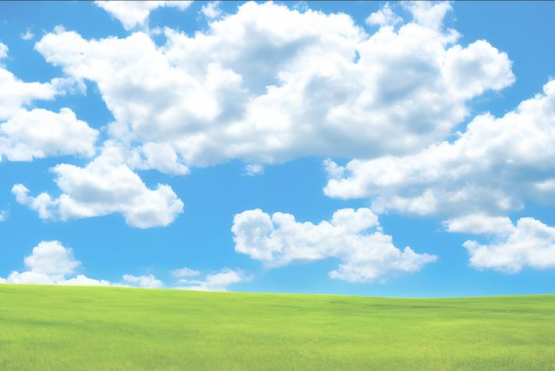
#> input picture Hafta7/bulut.png, 555 x 371 px
$ python uyg3.py
#> lines starting #> are read from the running program, lines starting #| are printed output that depends on the picture
import cv2
import numpy as np
import matplotlib.pyplot as plt

def calculate_histogram(image):
    """
    1. Histogramı hesapla
    """
    histogram = [0] * 256
    for i in range(image.shape[0]):
        for j in range(image.shape[1]):
            pixel_value = image[i, j]
            histogram[pixel_value] += 1
    return histogram

def calculate_pdf(histogram, total_pixels):
    """
    2. Olasılık Yoğunluk Fonksiyonu (PDF) hesapla
    """
    pdf = [h / total_pixels for h in histogram]
    return pdf

def calculate_cdf(pdf):
    """
    3. Kümülatif Yoğunluk Fonksiyonu (CDF) hesapla
    """
    cdf = [0] * 256
    cdf[0] = pdf[0]
    for i in range(1, 256):
        cdf[i] = cdf[i - 1] + pdf[i]
    return cdf

def histogram_equalization(image):
    """
    Histogram eşitleme işlemini uygular.
    """
    # Adım 1: Histogramı hesapla
    histogram = calculate_histogram(image)

    # Adım 2: PDF hesapla
    total_pixels = image.size
    pdf = calculate_pdf(histogram, total_pixels)

    # Adım 3: CDF hesapla
    cdf = calculate_cdf(pdf)

    # Adım 4: T(r) = CDF olacak şekilde dönüşüm uygula
    new_pixel_values = [int(cdf[i] * 255) for i in range(256)]

    # Yeni piksel değerleri ile görüntüyü güncelle
    equalized_image = np.zeros_like(image)
    for i in range(image.shape[0]):
        for j in range(image.shape[1]):
            equalized_image[i, j] = new_pixel_values[image[i, j]]

    return equalized_image

# Gri tonlamalı örnek görüntüyü yükleyin
image = cv2.imread('bulut.png', cv2.IMREAD_GRAYSCALE)
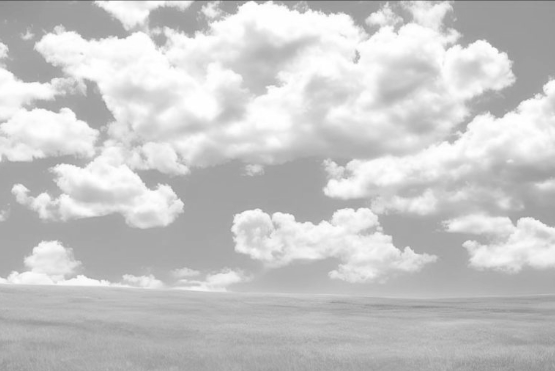
#> image: shape (371, 555); min 103, max 255, mean 200.5
histogram = calculate_histogram(image)
#> after the loop in calculate_histogram, `for i in range(image.shape[0]):`: histogram = 256 values, max 6575 at index 170, min 0 at index 0, mean 804.3

# Orijinal histogramı çizin
plt.figure()
plt.plot(histogram)
plt.title('Histogram')
plt.xlabel('Pixel Value')
plt.ylabel('Frequency')
plt.xlim([0, 255])

# Histogram eşitleme işlemini gerçekleştirin
equalized_image = histogram_equalization(image)
#> in calculate_pdf, `pdf = [h / total_pixels for h in histogram]`: pdf = 256 values, max 0.0319 at index 170, min 0 at index 0, mean 0.00391
#> after the loop in calculate_cdf, `for i in range(1, 256):`: cdf = 256 values from 0 to 1
#> in histogram_equalization, `new_pixel_values = [int(cdf[i] * 255) for i in range(256)]`: new_pixel_values = 256 values from 0 to 254
#> after the loop in histogram_equalization, `for i in range(image.shape[0]):`:
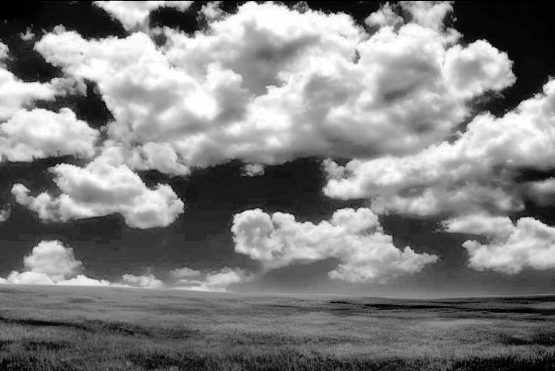
#> equalized_image: shape (371, 555); min 0, max 254, mean 128.6

# Eşitlenmiş histogramı hesaplayın ve çiz
equalized_histogram = calculate_histogram(equalized_image)
#> equalized_histogram = 256 values, max 6575 at index 54, min 0 at index 3, mean 804.3
plt.figure()
plt.plot(equalized_histogram)
plt.title('İyileştirilmiş Histogram')
plt.xlabel('Pixel Value')
plt.ylabel('Frequency')
plt.xlim([0, 255])

# Sonuçları görselleştirin
plt.figure(figsize=(12, 6))

# Orijinal görüntü
plt.subplot(1, 2, 1)
plt.imshow(image, cmap='gray')
plt.title('Orijinal Görüntü')
plt.axis('off')

# Histogram Eşitleme Sonucu
plt.subplot(1, 2, 2)
plt.imshow(equalized_image, cmap='gray')
plt.title('Histogram Eşitleme Sonucu')
plt.axis('off')

plt.show()
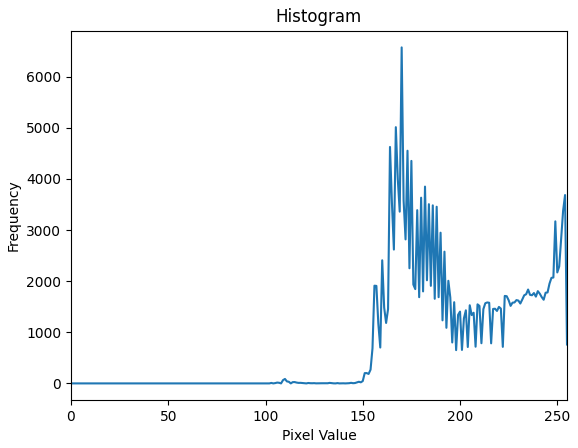
#> figure drawn by matplotlib, 1 panel; curve peaks at x = 170, y = 6575
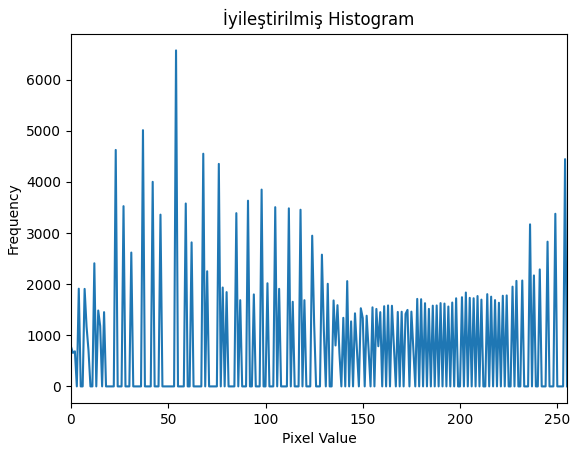
#> figure drawn by matplotlib, 1 panel; curve peaks at x = 54, y = 6575

$ run again, with Hafta7/sablon.png copied over Hafta7/bulut.png
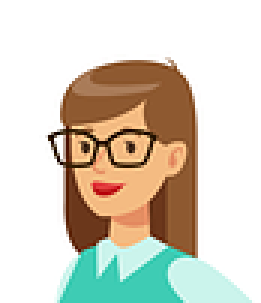
#> input picture Hafta7/sablon.png, 87 x 101 px (shown 3 times larger)
#> after the loop in calculate_histogram, `for i in range(image.shape[0]):`: histogram = 256 values, max 4951 at index 255, min 0 at index 1, mean 34.32
#> in calculate_pdf, `pdf = [h / total_pixels for h in histogram]`: pdf = 256 values, max 0.563 at index 255, min 0 at index 1, mean 0.00391
#> after the loop in calculate_cdf, `for i in range(1, 256):`: cdf = 256 values from 0.0025 to 1
#> new_pixel_values = 256 values from 0 to 254
#> after the loop in histogram_equalization, `for i in range(image.shape[0]):`:
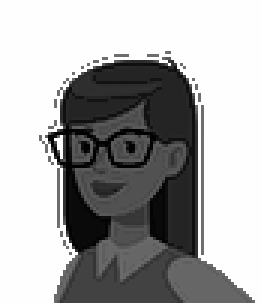
#> equalized_image: shape (101, 87) (shown 3 times larger); min 0, max 254, mean 168.1
#> equalized_histogram = 256 values, max 4951 at index 254, min 0 at index 7, mean 34.32
#> `plt.show()`:
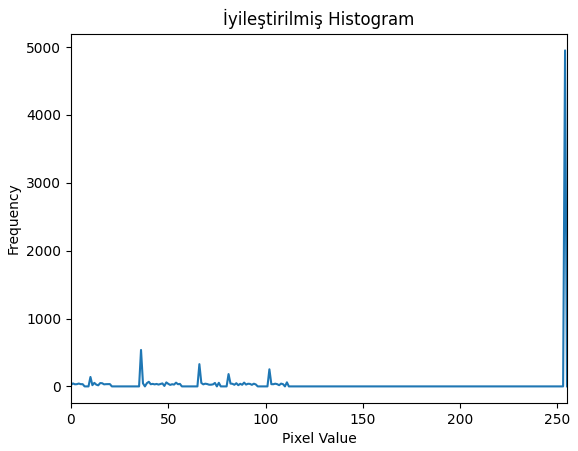
#> figure drawn by matplotlib, 1 panel; curve peaks at x = 254, y = 4951
